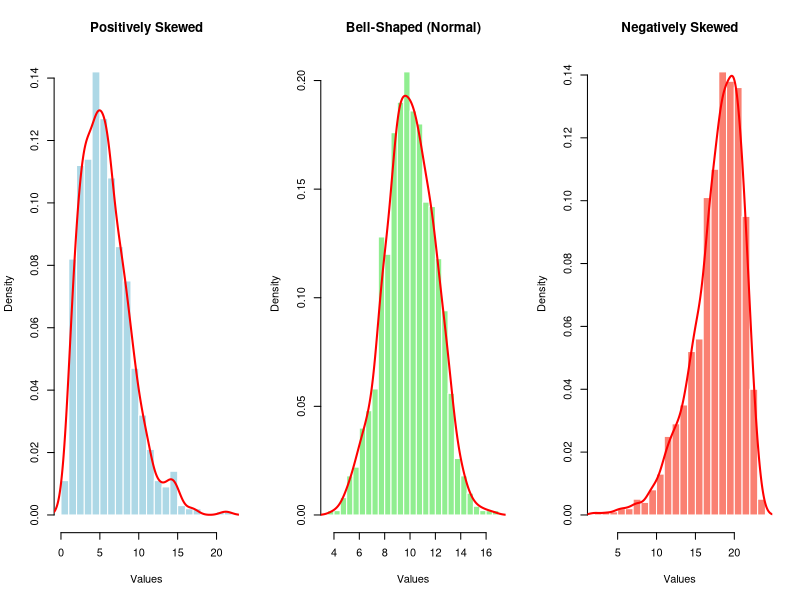

Write the R code that produced this figure.
## ---- chunk 1

medical_df <- data.frame( ID = c(132414, 454543, 232134, 314132, 453255, 543545, 342342, 563654, 465566), Age = c(33, 25, 41, 55, 46, 35, 28, 41, 27), State = c("DHK", "CTG", "RAJ", "KHL", "CTG", "CTG", "BAR", "NOA", "DHK"), Expenditures = c(375, 1450, 908, 3480, 2480, 8550, 320, 24350, 1850) )

knitr::kable(medical_df, caption = "Typical Rectangular Data Set")
## ---- chunk 2
# Set up a multi-panel plot: 1 row, 3 columns
par(mfrow = c(1, 3))

# 1. Positively Skewed Distribution
# Generate data using Gamma distribution which is naturally positively skewed
# We generate a dataset of 1000 points.
set.seed(123) # for reproducibility
data_pos <- rgamma(1000, shape = 3, scale = 2)

# Create the histogram
hist(data_pos,
     breaks = 20,           # Set the number of bins
     probability = TRUE,    # Plot density, not counts
     col = "lightblue",    # Bar color
     border = "white",     # Border color
     main = "Positively Skewed", # Title
     xlab = "Values",       # X-axis label
     ylab = "Density"       # Y-axis label
)

# Add a density line for emphasis
lines(density(data_pos), col = "red", lwd = 2)


# 2. Bell-Shaped (Symmetric) Distribution
# Generate data using Normal (Gaussian) distribution
# 1000 points with mean 10 and standard deviation 2.
data_normal <- rnorm(1000, mean = 10, sd = 2)

# Create the histogram
hist(data_normal,
     breaks = 20,
     probability = TRUE,
     col = "lightgreen",
     border = "white",
     main = "Bell-Shaped (Normal)",
     xlab = "Values",
     ylab = "Density"
)

# Add a density line
lines(density(data_normal), col = "red", lwd = 2)


# 3. Negatively Skewed Distribution
# Approach: Create a negatively skewed dataset by transforming a positively skewed one.
# Generate another Gamma dataset.
data_pos_temp <- rgamma(1000, shape = 3, scale = 2)

# "Flip" the data across the x-axis, then shift it.
# This results in a distribution with a tail extending to the left (negative skew).
# We choose values to keep the resulting data positive for the plot.
data_neg <- (max(data_pos_temp) + 2) - data_pos_temp

# Create the histogram
hist(data_neg,
     breaks = 20,
     probability = TRUE,
     col = "salmon",
     border = "white",
     main = "Negatively Skewed",
     xlab = "Values",
     ylab = "Density"
)

# Add a density line
lines(density(data_neg), col = "red", lwd = 2)

# Restore default plotting parameters (1x1 layout)
par(mfrow = c(1, 1))
